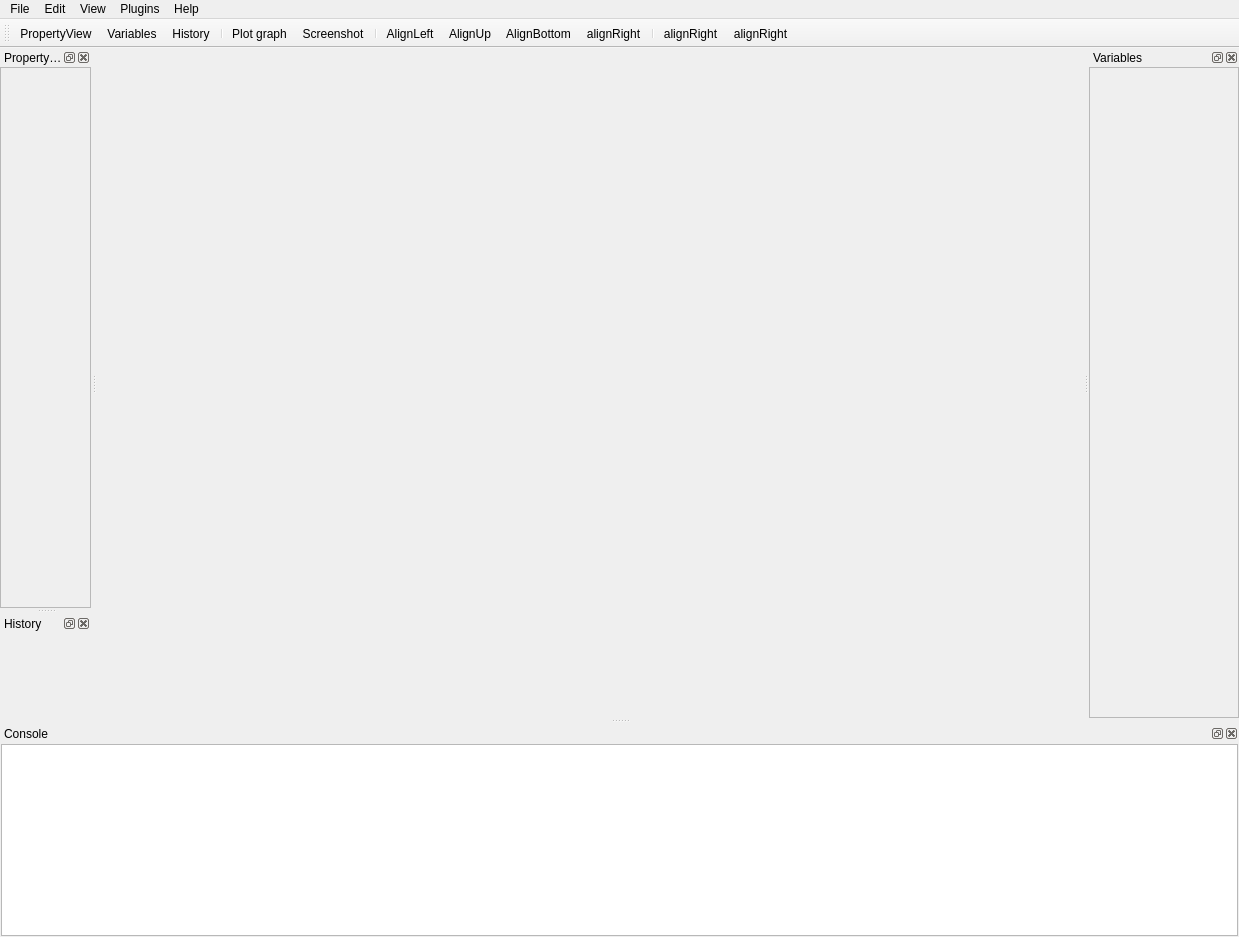
<?xml version="1.0" encoding="UTF-8"?>
<ui version="4.0">
 <class>MainWindow</class>
 <widget class="QMainWindow" name="MainWindow">
  <property name="enabled">
   <bool>true</bool>
  </property>
  <property name="geometry">
   <rect>
    <x>0</x>
    <y>0</y>
    <width>1239</width>
    <height>937</height>
   </rect>
  </property>
  <property name="windowTitle">
   <string>PyFlow</string>
  </property>
  <property name="windowIcon">
   <iconset resource="nodes_res.qrc">
    <normaloff>:/icons/resources/LogoBpApp.png</normaloff>:/icons/resources/LogoBpApp.png</iconset>
  </property>
  <property name="documentMode">
   <bool>false</bool>
  </property>
  <property name="dockOptions">
   <set>QMainWindow::AllowTabbedDocks</set>
  </property>
  <widget class="QWidget" name="centralwidget">
   <property name="locale">
    <locale language="English" country="UnitedStates"/>
   </property>
   <layout class="QGridLayout" name="gridLayout_3">
    <property name="leftMargin">
     <number>1</number>
    </property>
    <property name="topMargin">
     <number>1</number>
    </property>
    <property name="rightMargin">
     <number>1</number>
    </property>
    <property name="bottomMargin">
     <number>1</number>
    </property>
    <property name="spacing">
     <number>1</number>
    </property>
    <item row="0" column="0">
     <widget class="QSplitter" name="horizontal_splitter">
      <property name="styleSheet">
       <string notr="true"/>
      </property>
      <property name="orientation">
       <enum>Qt::Horizontal</enum>
      </property>
      <widget class="QWidget" name="SceneWidget" native="true">
       <layout class="QGridLayout" name="gridLayout">
        <property name="leftMargin">
         <number>1</number>
        </property>
        <property name="topMargin">
         <number>1</number>
        </property>
        <property name="rightMargin">
         <number>1</number>
        </property>
        <property name="bottomMargin">
         <number>1</number>
        </property>
        <item row="0" column="0">
         <layout class="QGridLayout" name="SceneLayout">
          <property name="sizeConstraint">
           <enum>QLayout::SetMaximumSize</enum>
          </property>
         </layout>
        </item>
       </layout>
      </widget>
     </widget>
    </item>
   </layout>
  </widget>
  <widget class="QMenuBar" name="menuBar">
   <property name="geometry">
    <rect>
     <x>0</x>
     <y>0</y>
     <width>1239</width>
     <height>26</height>
    </rect>
   </property>
   <widget class="QMenu" name="menuEdit">
    <property name="title">
     <string>Edit</string>
    </property>
    <addaction name="actionDelete"/>
    <addaction name="separator"/>
    <addaction name="actionClear_history"/>
   </widget>
   <widget class="QMenu" name="menuView">
    <property name="title">
     <string>View</string>
    </property>
    <addaction name="actionVariables"/>
    <addaction name="actionHistory"/>
    <addaction name="actionPropertyView"/>
    <addaction name="actionConsole"/>
   </widget>
   <widget class="QMenu" name="menuFile">
    <property name="title">
     <string>File</string>
    </property>
    <addaction name="actionNew"/>
    <addaction name="actionSave"/>
    <addaction name="actionLoad"/>
    <addaction name="actionSave_as"/>
   </widget>
   <widget class="QMenu" name="menuHelp">
    <property name="title">
     <string>Help</string>
    </property>
    <addaction name="actionPlot_graph"/>
    <addaction name="actionShortcuts"/>
   </widget>
   <widget class="QMenu" name="menuPlugins">
    <property name="title">
     <string>Plugins</string>
    </property>
    <addaction name="actionNew_Node"/>
    <addaction name="actionNew_Command"/>
    <addaction name="actionFunction_Library"/>
    <addaction name="actionNew_pin"/>
   </widget>
   <addaction name="menuFile"/>
   <addaction name="menuEdit"/>
   <addaction name="menuView"/>
   <addaction name="menuPlugins"/>
   <addaction name="menuHelp"/>
  </widget>
  <widget class="QToolBar" name="toolBar">
   <property name="windowTitle">
    <string>toolBar</string>
   </property>
   <attribute name="toolBarArea">
    <enum>TopToolBarArea</enum>
   </attribute>
   <attribute name="toolBarBreak">
    <bool>false</bool>
   </attribute>
   <addaction name="actionPropertyView"/>
   <addaction name="actionVariables"/>
   <addaction name="actionHistory"/>
   <addaction name="separator"/>
   <addaction name="actionPlot_graph"/>
   <addaction name="actionScreenshot"/>
   <addaction name="separator"/>
   <addaction name="actionAlignLeft"/>
   <addaction name="actionAlignUp"/>
   <addaction name="actionAlignBottom"/>
   <addaction name="actionAlignRight"/>
   <addaction name="separator"/>
   <addaction name="ActionRun"/>
   <addaction name="ActionStop"/>
  </widget>
  <widget class="QDockWidget" name="dockWidgetVariables">
   <property name="minimumSize">
    <size>
     <width>150</width>
     <height>113</height>
    </size>
   </property>
   <property name="floating">
    <bool>false</bool>
   </property>
   <property name="features">
    <set>QDockWidget::AllDockWidgetFeatures</set>
   </property>
   <property name="windowTitle">
    <string>Variables</string>
   </property>
   <attribute name="dockWidgetArea">
    <number>2</number>
   </attribute>
   <widget class="QWidget" name="dockWidgetContents_5">
    <layout class="QVBoxLayout" name="verticalLayout_2">
     <property name="leftMargin">
      <number>0</number>
     </property>
     <property name="topMargin">
      <number>0</number>
     </property>
     <property name="rightMargin">
      <number>0</number>
     </property>
     <property name="bottomMargin">
      <number>0</number>
     </property>
     <item>
      <widget class="QScrollArea" name="scrollArea_2">
       <property name="widgetResizable">
        <bool>true</bool>
       </property>
       <widget class="QWidget" name="scrollAreaWidgetContents_2">
        <property name="geometry">
         <rect>
          <x>0</x>
          <y>0</y>
          <width>148</width>
          <height>618</height>
         </rect>
        </property>
        <property name="sizePolicy">
         <sizepolicy hsizetype="Preferred" vsizetype="Preferred">
          <horstretch>0</horstretch>
          <verstretch>0</verstretch>
         </sizepolicy>
        </property>
        <layout class="QGridLayout" name="gridLayout_5">
         <property name="leftMargin">
          <number>0</number>
         </property>
         <property name="topMargin">
          <number>0</number>
         </property>
         <property name="rightMargin">
          <number>0</number>
         </property>
         <property name="bottomMargin">
          <number>0</number>
         </property>
         <item row="0" column="0">
          <layout class="QGridLayout" name="leftDockGridLayout"/>
         </item>
        </layout>
       </widget>
      </widget>
     </item>
    </layout>
   </widget>
  </widget>
  <widget class="QDockWidget" name="dockWidgetNodeView">
   <property name="minimumSize">
    <size>
     <width>91</width>
     <height>113</height>
    </size>
   </property>
   <property name="allowedAreas">
    <set>Qt::AllDockWidgetAreas</set>
   </property>
   <property name="windowTitle">
    <string>PropertyView</string>
   </property>
   <attribute name="dockWidgetArea">
    <number>1</number>
   </attribute>
   <widget class="QWidget" name="dockWidgetContents">
    <layout class="QVBoxLayout" name="verticalLayout">
     <property name="spacing">
      <number>0</number>
     </property>
     <property name="leftMargin">
      <number>0</number>
     </property>
     <property name="topMargin">
      <number>0</number>
     </property>
     <property name="rightMargin">
      <number>0</number>
     </property>
     <property name="bottomMargin">
      <number>0</number>
     </property>
     <item>
      <widget class="QScrollArea" name="scrollArea">
       <property name="widgetResizable">
        <bool>true</bool>
       </property>
       <widget class="QWidget" name="scrollAreaWidgetContents_3">
        <property name="geometry">
         <rect>
          <x>0</x>
          <y>0</y>
          <width>89</width>
          <height>439</height>
         </rect>
        </property>
        <layout class="QGridLayout" name="gridLayout_4">
         <property name="leftMargin">
          <number>0</number>
         </property>
         <property name="topMargin">
          <number>0</number>
         </property>
         <property name="rightMargin">
          <number>0</number>
         </property>
         <property name="bottomMargin">
          <number>0</number>
         </property>
         <item row="0" column="0">
          <layout class="QFormLayout" name="formLayout"/>
         </item>
        </layout>
       </widget>
      </widget>
     </item>
    </layout>
   </widget>
  </widget>
  <widget class="QDockWidget" name="dockWidgetUndoStack">
   <property name="enabled">
    <bool>true</bool>
   </property>
   <property name="windowIcon">
    <iconset resource="nodes_res.qrc">
     <normaloff>:/icons/resources/history.png</normaloff>:/icons/resources/history.png</iconset>
   </property>
   <property name="windowTitle">
    <string>History</string>
   </property>
   <attribute name="dockWidgetArea">
    <number>1</number>
   </attribute>
   <widget class="QWidget" name="dockWidgetContents_3">
    <property name="sizePolicy">
     <sizepolicy hsizetype="Preferred" vsizetype="Expanding">
      <horstretch>0</horstretch>
      <verstretch>0</verstretch>
     </sizepolicy>
    </property>
    <layout class="QGridLayout" name="gridLayout_6">
     <property name="leftMargin">
      <number>1</number>
     </property>
     <property name="topMargin">
      <number>1</number>
     </property>
     <property name="rightMargin">
      <number>1</number>
     </property>
     <property name="bottomMargin">
      <number>1</number>
     </property>
     <property name="spacing">
      <number>1</number>
     </property>
    </layout>
   </widget>
  </widget>
  <widget class="QDockWidget" name="dockWidgetConsole">
   <property name="windowTitle">
    <string>Console</string>
   </property>
   <attribute name="dockWidgetArea">
    <number>8</number>
   </attribute>
   <widget class="QWidget" name="dockWidgetContents_3">
    <property name="sizePolicy">
     <sizepolicy hsizetype="Preferred" vsizetype="Expanding">
      <horstretch>0</horstretch>
      <verstretch>0</verstretch>
     </sizepolicy>
    </property>
    <layout class="QGridLayout" name="gridLayout_6">
     <property name="leftMargin">
      <number>1</number>
     </property>
     <property name="topMargin">
      <number>1</number>
     </property>
     <property name="rightMargin">
      <number>1</number>
     </property>
     <property name="bottomMargin">
      <number>1</number>
     </property>
     <property name="spacing">
      <number>1</number>
     </property>
     <item row="0" column="0">
      <widget class="QTextEdit" name="ConsoleEdit"/>
     </item>
    </layout>
   </widget>
  </widget>
  <action name="actionDelete">
   <property name="icon">
    <iconset resource="nodes_res.qrc">
     <normaloff>:/icons/resources/delete_icon.png</normaloff>:/icons/resources/delete_icon.png</iconset>
   </property>
   <property name="text">
    <string>Delete</string>
   </property>
  </action>
  <action name="actionSave">
   <property name="icon">
    <iconset resource="nodes_res.qrc">
     <normaloff>:/icons/resources/save_icon.png</normaloff>:/icons/resources/save_icon.png</iconset>
   </property>
   <property name="text">
    <string>Save</string>
   </property>
  </action>
  <action name="actionLoad">
   <property name="icon">
    <iconset resource="nodes_res.qrc">
     <normaloff>:/icons/resources/folder_open_icon.png</normaloff>:/icons/resources/folder_open_icon.png</iconset>
   </property>
   <property name="text">
    <string>Load</string>
   </property>
  </action>
  <action name="actionSave_as">
   <property name="icon">
    <iconset resource="nodes_res.qrc">
     <normaloff>:/icons/resources/save_as_icon.png</normaloff>:/icons/resources/save_as_icon.png</iconset>
   </property>
   <property name="text">
    <string>Save as</string>
   </property>
  </action>
  <action name="actionPlot_graph">
   <property name="icon">
    <iconset resource="nodes_res.qrc">
     <normaloff>:/icons/resources/plot_icon.png</normaloff>:/icons/resources/plot_icon.png</iconset>
   </property>
   <property name="text">
    <string>Plot graph</string>
   </property>
  </action>
  <action name="actionScreenshot">
   <property name="icon">
    <iconset resource="nodes_res.qrc">
     <normaloff>:/icons/resources/screenshot_icon.png</normaloff>:/icons/resources/screenshot_icon.png</iconset>
   </property>
   <property name="text">
    <string>Screenshot</string>
   </property>
  </action>
  <action name="actionShortcuts">
   <property name="icon">
    <iconset resource="nodes_res.qrc">
     <normaloff>:/icons/resources/shortcuts_icon.png</normaloff>:/icons/resources/shortcuts_icon.png</iconset>
   </property>
   <property name="text">
    <string>Shortcuts</string>
   </property>
  </action>
  <action name="actionAlignLeft">
   <property name="icon">
    <iconset resource="nodes_res.qrc">
     <normaloff>:/icons/resources/alignleft.png</normaloff>:/icons/resources/alignleft.png</iconset>
   </property>
   <property name="text">
    <string>AlignLeft</string>
   </property>
   <property name="toolTip">
    <string>Align selected nodes by the left most</string>
   </property>
  </action>
  <action name="actionAlignUp">
   <property name="icon">
    <iconset resource="nodes_res.qrc">
     <normaloff>:/icons/resources/aligntop.png</normaloff>:/icons/resources/aligntop.png</iconset>
   </property>
   <property name="text">
    <string>AlignUp</string>
   </property>
   <property name="toolTip">
    <string>Align selected nodes by the up most</string>
   </property>
  </action>
  <action name="actionPropertyView">
   <property name="icon">
    <iconset resource="nodes_res.qrc">
     <normaloff>:/icons/resources/property_icon.png</normaloff>:/icons/resources/property_icon.png</iconset>
   </property>
   <property name="text">
    <string>PropertyView</string>
   </property>
   <property name="toolTip">
    <string>toggle property view</string>
   </property>
  </action>
  <action name="actionAlignBottom">
   <property name="icon">
    <iconset resource="nodes_res.qrc">
     <normaloff>:/icons/resources/alignbottom.png</normaloff>:/icons/resources/alignbottom.png</iconset>
   </property>
   <property name="text">
    <string>AlignBottom</string>
   </property>
  </action>
  <action name="actionAlignRight">
   <property name="icon">
    <iconset resource="nodes_res.qrc">
     <normaloff>:/icons/resources/alignright.png</normaloff>:/icons/resources/alignright.png</iconset>
   </property>
   <property name="text">
    <string>alignRight</string>
   </property>
  </action>
  <action name="ActionRun">
   <property name="icon">
    <iconset resource="nodes_res.qrc">
     <normaloff>:/icons/resources/play.png</normaloff>
     <normalon>:/icons/resources/stop.png</normalon>:/icons/resources/play.png</iconset>
   </property>
   <property name="text">
    <string>alignRight</string>
   </property>
  </action>
  <action name="ActionStop">
   <property name="icon">
    <iconset resource="nodes_res.qrc">
     <normaloff>:/icons/resources/alignright.png</normaloff>:/icons/resources/alignright.png</iconset>
   </property>
   <property name="text">
    <string>alignRight</string>
   </property>
  </action>
  <action name="actionNew_Node">
   <property name="icon">
    <iconset resource="nodes_res.qrc">
     <normaloff>:/icons/resources/brick.png</normaloff>:/icons/resources/brick.png</iconset>
   </property>
   <property name="text">
    <string>New node</string>
   </property>
   <property name="toolTip">
    <string>New node</string>
   </property>
  </action>
  <action name="actionNew_Command">
   <property name="icon">
    <iconset resource="nodes_res.qrc">
     <normaloff>:/icons/resources/script.png</normaloff>:/icons/resources/script.png</iconset>
   </property>
   <property name="text">
    <string>New editor command</string>
   </property>
   <property name="toolTip">
    <string>New editor command</string>
   </property>
  </action>
  <action name="actionFunction_Library">
   <property name="icon">
    <iconset resource="nodes_res.qrc">
     <normaloff>:/icons/resources/function.png</normaloff>:/icons/resources/function.png</iconset>
   </property>
   <property name="text">
    <string>New function library</string>
   </property>
   <property name="toolTip">
    <string>New function library</string>
   </property>
  </action>
  <action name="actionClear_history">
   <property name="icon">
    <iconset resource="nodes_res.qrc">
     <normaloff>:/icons/resources/clear_icon.png</normaloff>:/icons/resources/clear_icon.png</iconset>
   </property>
   <property name="text">
    <string>Clear history</string>
   </property>
  </action>
  <action name="actionVariables">
   <property name="icon">
    <iconset resource="nodes_res.qrc">
     <normaloff>:/icons/resources/variable.png</normaloff>:/icons/resources/variable.png</iconset>
   </property>
   <property name="text">
    <string>Variables</string>
   </property>
  </action>
  <action name="actionHistory">
   <property name="icon">
    <iconset resource="nodes_res.qrc">
     <normaloff>:/icons/resources/history.png</normaloff>:/icons/resources/history.png</iconset>
   </property>
   <property name="text">
    <string>History</string>
   </property>
  </action>
  <action name="actionNew_pin">
   <property name="icon">
    <iconset resource="nodes_res.qrc">
     <normaloff>:/icons/resources/pin.png</normaloff>:/icons/resources/pin.png</iconset>
   </property>
   <property name="text">
    <string>New pin</string>
   </property>
  </action>
  <action name="actionNew">
   <property name="icon">
    <iconset resource="nodes_res.qrc">
     <normaloff>:/icons/resources/new_file_icon.png</normaloff>:/icons/resources/new_file_icon.png</iconset>
   </property>
   <property name="text">
    <string>New</string>
   </property>
  </action>
  <action name="actionConsole">
   <property name="text">
    <string>Console</string>
   </property>
  </action>
 </widget>
 <resources>
  <include location="nodes_res.qrc"/>
 </resources>
 <connections/>
</ui>
